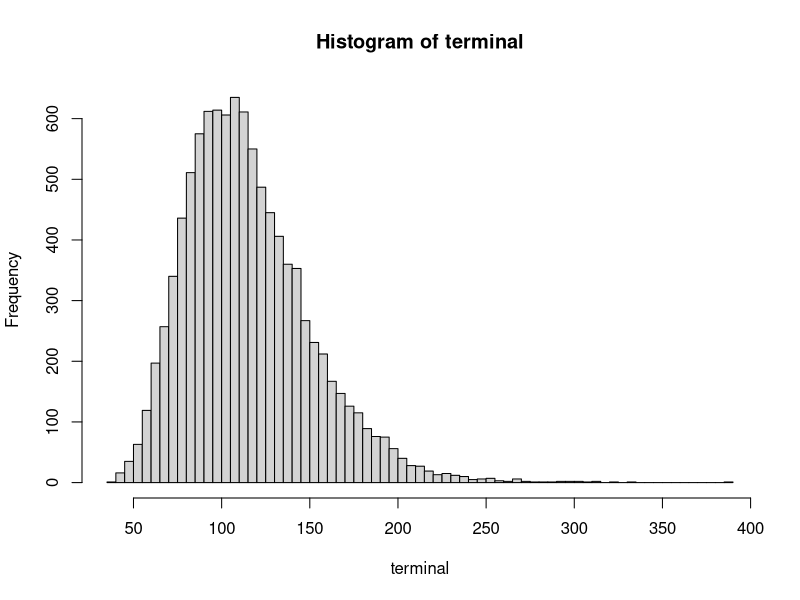

This chart was generated by the following R code:
## ---- chunk 1
MCpaths <- function(Nt,Np,mu,sigma,dt) {
  z <- matrix(rnorm(Nt*Np),nrow=Nt)
  r <- mu*dt + z*sigma*sqrt(dt)
  s <- matrix(0,Nt+1,Np)
  for (k in 1:Nt){
    s[k+1,]<-s[k,]+r[k,]
  }
  return(s)
}
s <- MCpaths(252,10000,0.1,0.3,1/252)
S <- exp(s)*100
terminal <- S[253,]
hist(terminal,breaks = 50)
## ---- chunk 2
mean(terminal)
sd(terminal)
## ---- chunk 3
return = rep(NA, 10000)

for (k in 1:10000){
  for (day in 2:253){
    if (S[day,k] <= 100){
      return[k] <- (day - 1)
      break
    }
  }
}

mean(return, na.rm=TRUE)
## ---- chunk 4
C = rep(0,10000)
for (k in 1:10000){
  C[k] <- max(terminal[k]-100, 0)
}
mean(C)
## ---- chunk 5

P = rep(0,10000)
for (k in 1:10000){
  P[k] <- max(100-terminal[k], 0)
}
mean(P)
